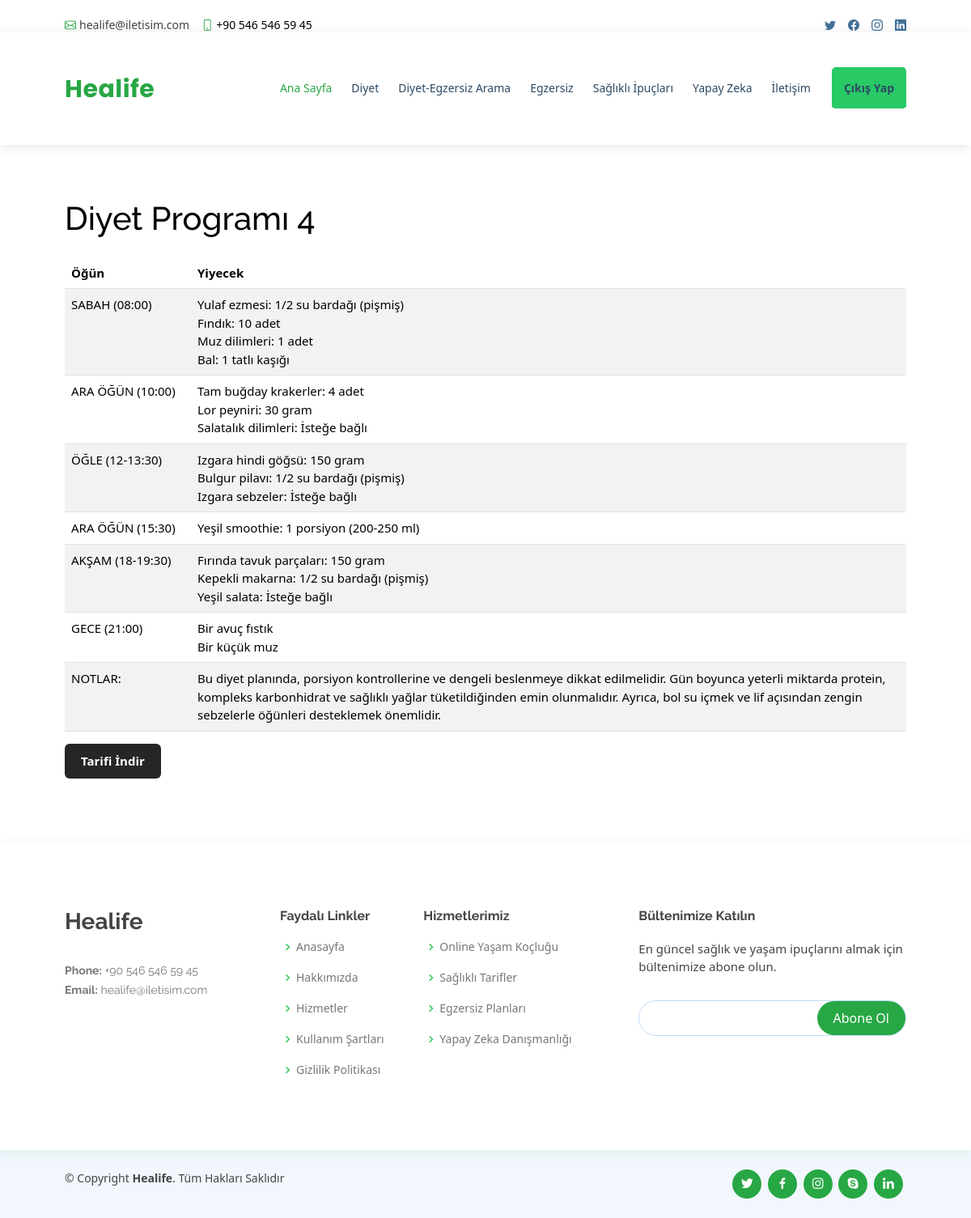
/recipe/4/, run on the app's committed database.
### pages/models.py (models this page shows, shortened)
class Recipe(models.Model):
    name = models.CharField(max_length=255)
    sabah = models.TextField()
    ara_ogun_1 = models.TextField()
    ogle = models.TextField()
    ara_ogun_2 = models.TextField()
    aksam = models.TextField()
    gece = models.TextField()
    notlar = models.TextField()
    category = models.ForeignKey(Category, on_delete=models.CASCADE)
    min_bmi = models.FloatField(default=0)
    max_bmi = models.FloatField(default=50)

### pages/views.py (the view)
# urls.py: path('recipe/<int:pk>/', recipe_detail, name='recipe_detail'),
def recipe_detail(request, pk):
    recipe = get_object_or_404(Recipe, pk=pk)
    return render(request, 'recipe_detail.html', {'recipe': recipe})

### templates/recipe_detail.html (shortened to what this page needs)
{% load static %}
<!DOCTYPE html>
<html lang="tr">
<head>
    <link href="{% static 'assets/vendor/animate.css/animate.min.css' %}" rel="stylesheet">
    <link href="{% static 'assets/vendor/bootstrap/css/bootstrap.min.css' %}" rel="stylesheet">
    <link href="{% static 'assets/vendor/fontawesome-free/css/all.min.css' %}" rel="stylesheet">
    <link href="{% static 'assets/vendor/bootstrap-icons/bootstrap-icons.css' %}" rel="stylesheet">
    <link href="{% static 'assets/vendor/boxicons/css/boxicons.min.css' %}" rel="stylesheet">
    <link href="{% static 'assets/vendor/glightbox/css/glightbox.min.css' %}" rel="stylesheet">
    <link href="{% static 'assets/vendor/remixicon/remixicon.css' %}" rel="stylesheet">
    <link href="{% static 'assets/vendor/swiper/swiper-bundle.min.css' %}" rel="stylesheet">
    <link href="{% static 'home.css' %}" rel="stylesheet">
</head>
<body>
    {% load static %}
    <div id="topbar" class="d-flex align-items-center fixed-top">
        <div class="container d-flex justify-content-between">
            <div class="contact-info d-flex align-items-center">
                <i class="bi bi-envelope"></i> <a href="mailto:busenurb277@gmail.com">healife@iletisim.com</a>
                <i class="bi bi-phone"></i> +90 546 546 59 45
            </div>
            <div class="d-none d-lg-flex social-links align-items-center">
                <a href="#" class="twitter"><i class="bi bi-twitter"></i></a>
                <a href="#" class="facebook"><i class="bi bi-facebook"></i></a>
                <a href="#" class="instagram"><i class="bi bi-instagram"></i></a>
                <a href="#" class="linkedin"><i class="bi bi-linkedin"></i></a>
            </div>
        </div>
    </div>
    <header id="header" class="fixed-top">
        <div class="container d-flex align-items-center">
            <h1 class="logo me-auto" style="color:#28a745;"><a href=" ">Healife</a></h1>
            <nav id="navbar" class="navbar order-last order-lg-0">
                <ul>
                    <li><a href="{% url 'user_page' %}" style="color:#28a745;">Ana Sayfa</a></li>
                    <li><a href="{% url 'diets_page' %}">Diyet</a></li>
                    <li><a href="{% url 'bmi_recommendations' %}">Diyet-Egzersiz Arama</a></li>
                    <li><a href="{% url 'training_page' %}">Egzersiz</a></li>
                    <li><a href="{% url 'ipucu_page' %}">Sağlıklı İpuçları</a></li>
                    <li><a href="{% url 'yapayzeka' %}">Yapay Zeka</a></li>
                    <li><a href="{% url 'contact_page' %}">İletişim</a></li>
                    <li><a style="padding: 15px;" href="{% url 'home' %}" class="btn logout-btn">Çıkış Yap</a></li>
                </ul>
            </nav>
        </div>
    </header>
    <main id="main">
        <section>
    <div class="container mt-5 pt-5">
        <table class="table table-striped">
            <thead>
                <tr>
                    <h1 style="margin-top: 4%;" class="mb-4"><br>{{ recipe.name }}</h1>
                    <th scope="col">Öğün</th>
                    <th scope="col">Yiyecek</th>
                </tr>
            </thead>
            <tbody>
                <tr>
                    <td style="width: 15%;">SABAH (08:00)</td>
                    <td>{{ recipe.sabah|linebreaksbr }}</td>
                </tr>
                <tr>
                    <td>ARA ÖĞÜN (10:00)</td>
                    <td>{{ recipe.ara_ogun_1|linebreaksbr }}</td>
                </tr>
                <tr>
                    <td>ÖĞLE (12-13:30)</td>
                    <td>{{ recipe.ogle|linebreaksbr }}</td>
                </tr>
                <tr>
                    <td>ARA ÖĞÜN (15:30)</td>
                    <td>{{ recipe.ara_ogun_2|linebreaksbr }}</td>
                </tr>
                <tr>
                    <td>AKŞAM (18-19:30)</td>
                    <td>{{ recipe.aksam|linebreaksbr }}</td>
                </tr>
                <tr>
                    <td>GECE (21:00)</td>
                    <td>{{ recipe.gece|linebreaksbr }}</td>
                </tr>
                <tr>
                    <td>NOTLAR:</td>
                    <td>{{ recipe.notlar|linebreaksbr }}</td>
                </tr>
            </tbody>
        </table>
        <a href="{% url 'export_recipe' recipe.id %}" class="btn btn-primary">Tarifi İndir</a>
    </div>
</section>
</main>
    <footer id="footer">
        <div class="footer-top">
            <div class="container">
                <div class="row">
                    <div class="col-lg-3 col-md-6 footer-contact">
                        <h3>Healife</h3>
                        <p><br>
                            <strong>Phone:</strong> +90 546 546 59 45<br>
                            <strong>Email:</strong> healife@iletisim.com<br>
                        </p>
                    </div>
                    <div class="col-lg-2 col-md-6 footer-links">
                        <h4>Faydalı Linkler</h4>
                        <ul>
                            <li><i class="bx bx-chevron-right"></i> <a href="#">Anasayfa</a></li>
                            <li><i class="bx bx-chevron-right"></i> <a href="#">Hakkımızda</a></li>
                            <li><i class="bx bx-chevron-right"></i> <a href="#">Hizmetler</a></li>
                            <li><i class="bx bx-chevron-right"></i> <a href="#">Kullanım Şartları</a></li>
                            <li><i class="bx bx-chevron-right"></i> <a href="#">Gizlilik Politikası</a></li>
                        </ul>
                    </div>
                    <div class="col-lg-3 col-md-6 footer-links">
                        <h4>Hizmetlerimiz</h4>
                        <ul>
                            <li><i class="bx bx-chevron-right"></i> <a href="#">Online Yaşam Koçluğu</a></li>
                            <li><i class="bx bx-chevron-right"></i> <a href="#">Sağlıklı Tarifler</a></li>
                            <li><i class="bx bx-chevron-right"></i> <a href="#">Egzersiz Planları</a></li>
                            <li><i class="bx bx-chevron-right"></i> <a href="#">Yapay Zeka Danışmanlığı</a></li>
                        </ul>
                    </div>
                    <div class="col-lg-4 col-md-6 footer-newsletter">
                        <h4>Bültenimize Katılın</h4>
                        <p>En güncel sağlık ve yaşam ipuçlarını almak için bültenimize abone olun.</p>
                        <form action="" method="post">
                            <input type="email" name="email"><input type="submit" value="Abone Ol">
                        </form>
                    </div>
                </div>
            </div>
        </div>
        <div class="container d-md-flex py-4">
            <div class="me-md-auto text-center text-md-start">
                <div class="copyright">
                    &copy; Copyright <strong><span>Healife</span></strong>. Tüm Hakları Saklıdır
                </div>
            </div>
            <div class="social-links text-center text-md-right pt-3 pt-md-0">
                <a href="#" class="twitter"><i class="bx bxl-twitter"></i></a>
                <a href="#" class="facebook"><i class="bx bxl-facebook"></i></a>
                <a href="#" class="instagram"><i class="bx bxl-instagram"></i></a>
                <a href="#" class="google-plus"><i class="bx bxl-skype"></i></a>
                <a href="#" class="linkedin"><i class="bx bxl-linkedin"></i></a>
            </div>
        </div>
    </footer>
</body>
</html>

### data on the page
Recipe: name "Diyet Programı 4", sabah "Yulaf ezmesi: 1/2 su bardağı (pişmiş) Fındık: 10 adet Muz dilimleri: 1 adet Bal: 1 tatlı kaşığı", ara_ogun_1 "Tam buğday krakerler: 4 adet Lor peyniri: 30 gram Salatalık dilimleri: İsteğe bağlı", ogle "Izgara hindi göğsü: 150 gram Bulgur pilavı: 1/2 su bardağı (pişmiş) Izgara sebzeler: İsteğe bağlı", ara_ogun_2 "Yeşil smoothie: 1 porsiyon (200-250 ml)", aksam "Fırında tavuk parçaları: 150 gram Kepekli makarna: 1/2 su bardağı (pişmiş) Yeşil salata: İsteğe bağlı", gece "Bir avuç fıstık Bir küçük muz", notlar "Bu diyet planında, porsiyon kontrollerine ve dengeli beslenmeye dikkat edilmelidir. Gün boyunca yeterli miktarda protein, kompleks karbonhidrat ve sağlıklı yağlar tüketildiğinden emin olunmalıdır. Ayrıca, bol su içmek ve lif açısından zengin sebzelerle öğünleri desteklemek önemlidir."
